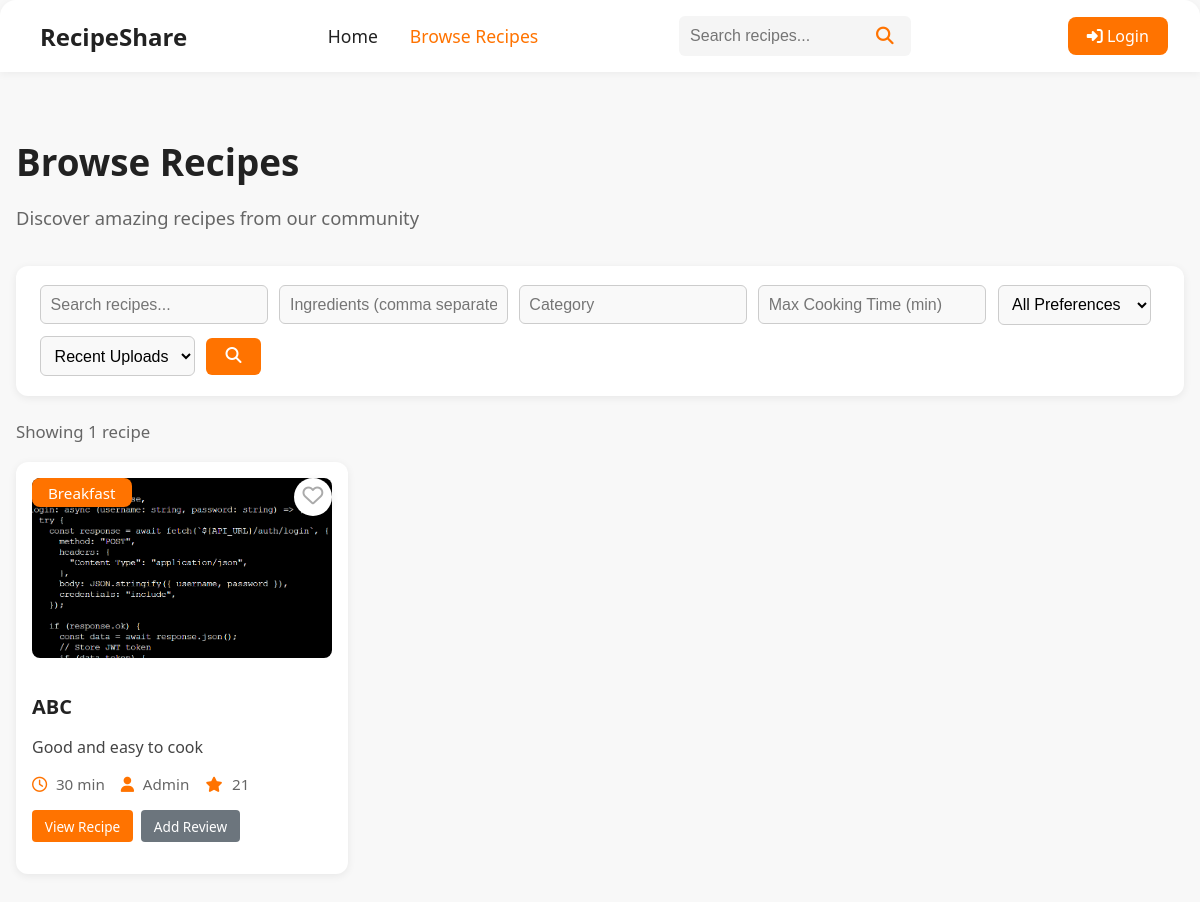
Page /recipes on the earlier database version.
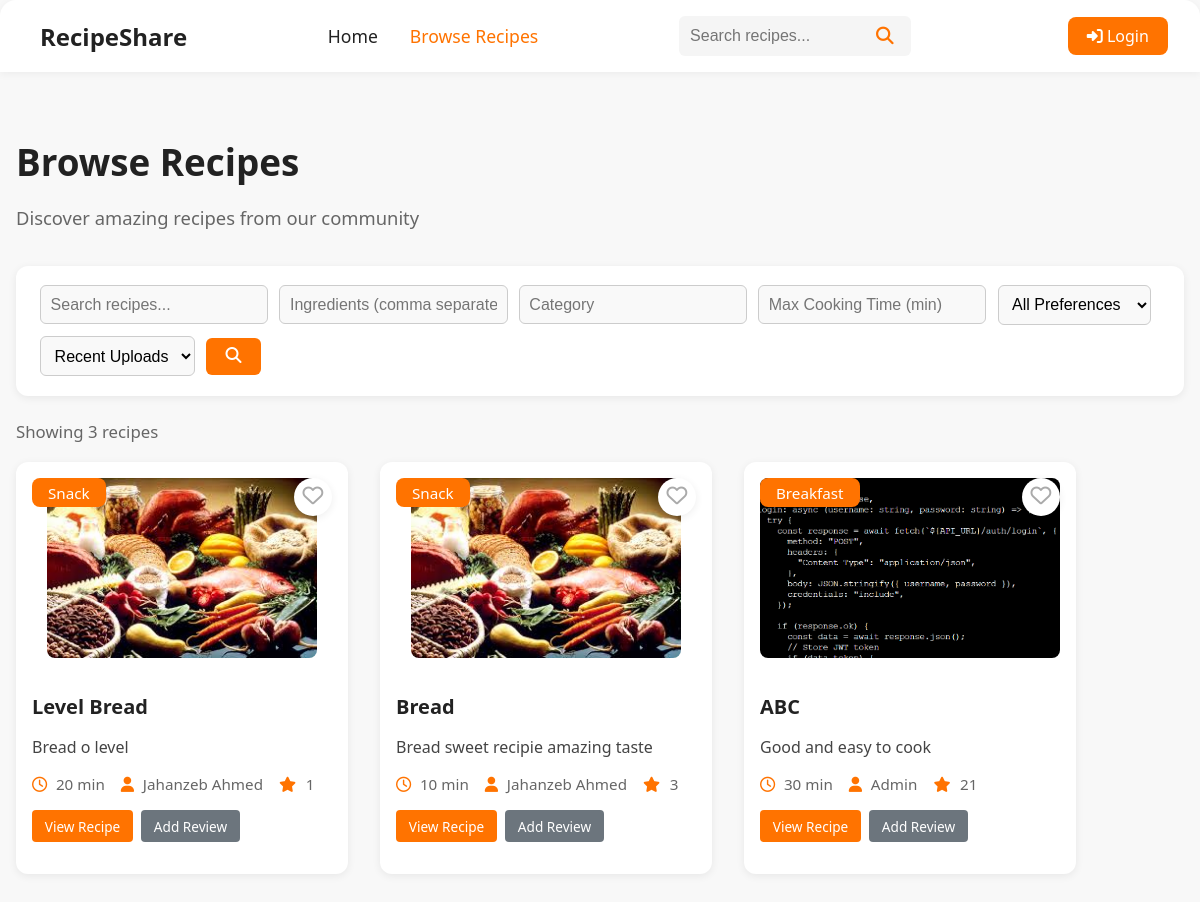
Same page on the later database version.
### models.py (models this page shows)
class Recipe(db.Model):
    id = db.Column(db.Integer, primary_key=True)
    title = db.Column(db.String(200), nullable=False)
    description = db.Column(db.Text, nullable=False)
    ingredients = db.Column(db.Text, nullable=False)
    steps = db.Column(db.Text, nullable=False)
    category = db.Column(db.String(50))
    cooking_time = db.Column(db.Integer)
    image_url = db.Column(db.String(300))
    user_id = db.Column(db.Integer, db.ForeignKey('user.id'))
    user = db.relationship('User', backref='recipes')
    approved = db.Column(db.Boolean, default=False)
    dietary_preference = db.Column(db.String(20))
    popularity = db.Column(db.Integer, default=0)
    created_at = db.Column(db.DateTime, default=datetime.utcnow)
    is_published = db.Column(db.Boolean, default=True)
    is_reported = db.Column(db.Boolean, default=False)

class User(db.Model):
    id = db.Column(db.Integer, primary_key=True)
    email = db.Column(db.String(120), unique=True, nullable=False)
    password = db.Column(db.String(200), nullable=False)
    role = db.Column(db.String(10), default='User')
    name = db.Column(db.String(100))
    blocked = db.Column(db.Boolean, default=False)

### app.py (the view)
@app.route('/recipes', endpoint='recipes')
def browse_recipes():
    user_id = None
    user = None
    fav_ids = set()
    try:
        user_id = get_jwt_identity()
        user = User.query.get(user_id) if user_id else None
        if user_id:
            fav_ids = set(f.recipe_id for f in Favourite.query.filter_by(user_id=user_id).all())
    except Exception:
        pass
    if user and user.role == 'Admin':
        query = Recipe.query
    else:
        query = Recipe.query.filter_by(approved=True)
    q = request.args.get('q', '').strip()
    if q:
        query = query.filter(or_(Recipe.title.ilike(f'%{q}%'), Recipe.description.ilike(f'%{q}%')))
    ingredients = request.args.get('ingredients', '').strip()
    if ingredients:
        for ing in ingredients.split(','):
            ing = ing.strip()
            if ing:
                query = query.filter(Recipe.ingredients.ilike(f'%{ing}%'))
    category = request.args.get('category', '').strip()
    if category:
        query = query.filter(Recipe.category.ilike(f'%{category}%'))
    cooking_time = request.args.get('cooking_time', '').strip()
    if cooking_time.isdigit():
        query = query.filter(Recipe.cooking_time <= int(cooking_time))
    dietary_preference = request.args.get('dietary_preference', '').strip()
    if dietary_preference:
        query = query.filter(Recipe.dietary_preference == dietary_preference)
    sort = request.args.get('sort', 'recent')
    if sort == 'popularity':
        if hasattr(Recipe, 'popularity'):
            query = query.order_by(Recipe.popularity.desc())
        else:
            query = query.order_by(Recipe.id.desc())
    else:
        query = query.order_by(Recipe.id.desc())
    recipes = query.all()
    recipe_list = []
    for r in recipes:
        author = User.query.get(r.user_id)
        recipe_list.append({
            'id': r.id,
            'title': r.title,
            'description': r.description,
            'category': r.category,
            'dietary_preference': r.dietary_preference,
            'cooking_time': r.cooking_time,
            'image_url': r.image_url,
            'popularity': r.popularity,
            'author_name': author.name if author else 'Unknown',
            'favourited': r.id in fav_ids,
        })
    return render_template('recipes.html', recipes=recipe_list)

### app.py (called while the page is built, shortened)
@app.context_processor
def inject_user():
    from flask_jwt_extended import get_jwt_identity
    from datetime import datetime
    context = {
        'logged_in': False,
        'user_name': None,
        'csrf_token': generate_csrf,
        'now': datetime.utcnow(),
        'current_user': None
    }
    return context

### templates/recipes.html (shortened to what this page needs)
{% extends "base.html" %}
{% block content %}
<main class="browse-container">
    <h1>Browse Recipes</h1>
    <p class="subtitle">Discover amazing recipes from our community</p>
    <form class="filter-card filter-bar" method="get" action="/recipes">
        <input type="text" name="q" placeholder="Search recipes..." value="{{ request.args.get('q', '') }}">
        <input type="text" name="ingredients" placeholder="Ingredients (comma separated)" value="{{ request.args.get('ingredients', '') }}">
        <input type="text" name="category" placeholder="Category" value="{{ request.args.get('category', '') }}">
        <input type="number" name="cooking_time" placeholder="Max Cooking Time (min)" value="{{ request.args.get('cooking_time', '') }}">
        <select name="dietary_preference">
            <option value="">All Preferences</option>
        </select>
        <select name="sort">
            <option value="recent" {% if request.args.get('sort', 'recent') == 'recent' %}selected{% endif %}>Recent Uploads</option>
        </select>
        <button type="submit"><i class="fa fa-search"></i></button>
    </form>
    <div class="showing-count">Showing {{ recipes|length }} recipe{{ '' if recipes|length == 1 else 's' }}</div>
    <div class="recipe-cards browse-grid">
        {% for recipe in recipes %}
        <div class="recipe-card">
            <span class="badge">{{ recipe.category }}</span>
            <a href="/recipe/{{ recipe.id }}">
                <img src="{{ recipe.image_url or '/static/default_recipe.jpg' }}" alt="{{ recipe.title }}">
            </a>
            <div class="card-content">
                <h3><a href="/recipe/{{ recipe.id }}">{{ recipe.title }}</a></h3>
                <p>{{ recipe.description[:100] }}{% if recipe.description|length > 100 %}...{% endif %}</p>
                <div class="card-meta">
                    <span><i class="fa-regular fa-clock"></i> {{ recipe.cooking_time or '?' }} min</span>
                    <span><i class="fa fa-user"></i> {{ recipe.author_name }}</span>
                    <span class="popularity"><i class="fa fa-star"></i> {{ recipe.popularity }}</span>
                </div>
                <div class="card-actions">
                    <a href="/recipe/{{ recipe.id }}" class="btn btn-sm btn-primary">View Recipe</a>
                    <a href="/recipe/{{ recipe.id }}#reviews" class="btn btn-sm btn-secondary">Add Review</a>
                </div>
            </div>
            <button class="fav-btn"
                    data-recipe-id="{{ recipe.id }}"
                    data-favourited="{{ 'true' if recipe.favourited else 'false' }}">
                <i class="fa{% if recipe.favourited %}s{% else %}-regular{% endif %} fa-heart"></i>
            </button>
        </div>
        {% else %}
        <p>No recipes found.</p>
        {% endfor %}
    </div>
</main>
{% endblock %}

### templates/base.html (shortened to what this page needs)
<!DOCTYPE html>
<html lang="en">
<head>
    <link rel="stylesheet" href="/static/style.css">
    <link rel="stylesheet" href="https://cdnjs.cloudflare.com/ajax/libs/font-awesome/6.4.0/css/all.min.css">
</head>
<body>
    <header class="navbar">
        <div class="logo">
            <a href="{{ url_for('home') }}" style="text-decoration: none; color: inherit;">
                <span>RecipeShare</span>
            </a>
        </div>
        <nav>
            <a href="{{ url_for('home') }}" {% if request.endpoint == 'home' %}class="active"{% endif %}>Home</a>
            <a href="{{ url_for('recipes') }}" {% if request.endpoint == 'recipes' %}class="active"{% endif %}>Browse Recipes</a>
        </nav>
        {% if request.endpoint != 'home' %}
        <form class="search-bar" action="{{ url_for('search') }}" method="GET">
            <input type="text" name="q" placeholder="Search recipes..." value="{{ request.args.get('q', '') }}">
            <button type="submit"><i class="fa fa-search"></i></button>
        </form>
        {% endif %}
        {% if current_user.is_authenticated %}
        <div class="user-menu">
            <button class="user-menu-btn" onclick="toggleDropdown()">
                <i class="fas fa-user-circle"></i>
                <a href="{{ url_for('profile') }}" style="color: inherit; text-decoration: none;">
                    <span>{{ current_user.name or 'My Account' }}</span>
                </a>
                <i class="fas fa-chevron-down" style="font-size: 0.8rem; margin-left: 0.5rem;"></i>
            </button>
            <div class="dropdown-menu" id="userDropdown">
                <a href="{{ url_for('profile') }}" class="dropdown-item">
                    <i class="fas fa-user"></i> My Profile
                </a>
                {% if current_user.role == 'Admin' %}
                <a href="{{ url_for('admin_dashboard') }}" class="dropdown-item">
                    <i class="fas fa-shield-alt"></i> Admin Dashboard
                </a>
                {% endif %}
                <div class="dropdown-divider"></div>
                <a href="{{ url_for('logout') }}" class="dropdown-item">
                    <i class="fas fa-sign-out-alt"></i> Logout
                </a>
            </div>
        </div>
        {% else %}
        <a href="{{ url_for('login') }}" class="login-btn">
            <i class="fas fa-sign-in-alt"></i> Login
        </a>
        {% endif %}
    </header>
    <main class="container">
        {% block content %}{% endblock %}
    </main>
</body>
</html>

Differences in the rows shown:
added Recipe: category "Snack", image_url (picture), title "Level Bread", description "Bread o level"
added User: author_name "Jahanzeb Ahmed" "Jahanzeb Ahmed"
added Recipe: category "Snack", image_url (picture), title "Bread", description "Bread sweet recipie amazing taste"
Other differences:
{{ recipes|length }}: "1" → "3"
{{ '' if recipes|length == 1 else 's' }}: (not shown) → "s"
new list line: "20 min 1 View Recipe Add Review"
new list line: "10 min 3 View Recipe Add Review"
